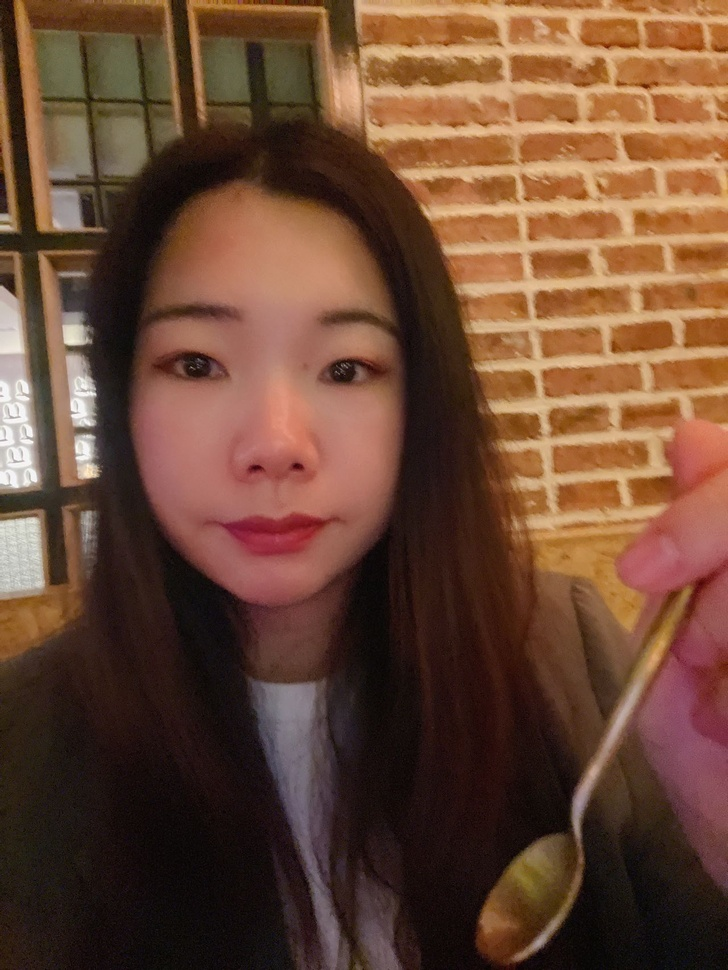
#> input picture yuantu.jpg, 728 x 970 px, shrunk from 1280 x 1706 before the run
$ python demo.py
#> lines starting #> are read from the running program, lines starting #| are printed output that depends on the picture
import cv2
SRC = 'yuantu.jpg'
img_rgb = cv2.imread(SRC)
#> img_rgb is the input picture: shape (970, 728, 3); mean B, G, R 52.5, 71.9, 106.2
# cv2.imshow('rgb', img_rgb) # 原图
# cv2.waitKey(0)
img_gray = cv2.cvtColor(img_rgb, cv2.COLOR_BGR2GRAY)
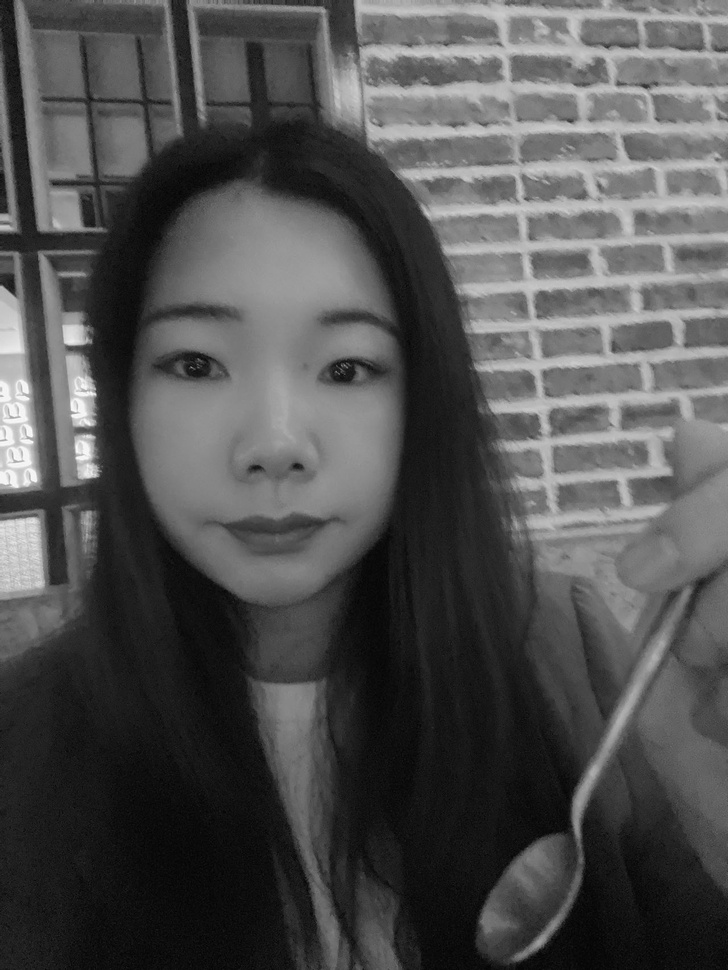
#> img_gray: shape (970, 728); min 1, max 254, mean 80
# cv2.imshow('gray', img_gray) # 灰度图
# cv2.waitKey(0)
img_blur = cv2.GaussianBlur(img_rgb, ksize=(21, 21), sigmaX=0, sigmaY=0)
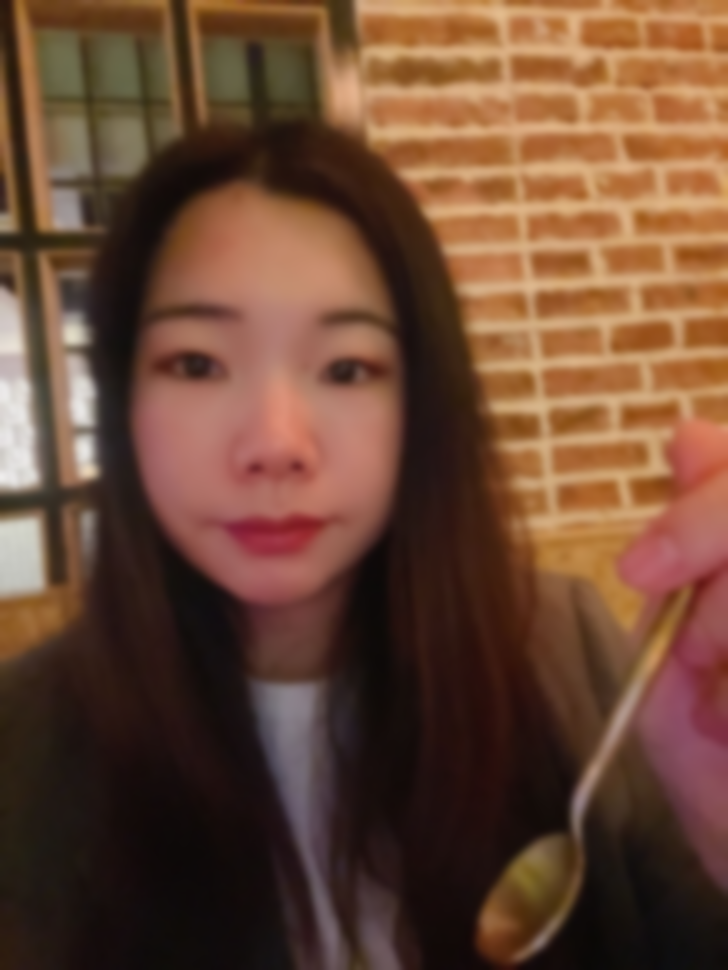
#> img_blur: shape (970, 728, 3); mean B, G, R 52.5, 71.9, 106.2
cv2.imshow('img_blur', img_blur) # 高斯虚化
cv2.waitKey(0)
cv2.imwrite('hh.jpg', img_blur)
# img_blend = cv2.divide(img_gray, img_blur, scale=255)
# cv2.imshow('img_blend', img_blend) # 素描
# cv2.waitKey(0)
# cv2.imwrite('哈哈.jpg', img_blend)
